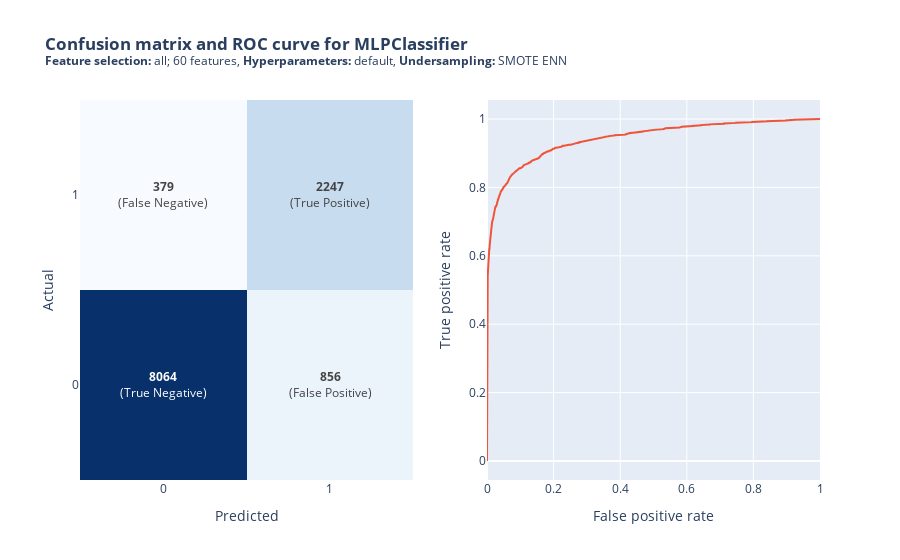

Notebook source saved alongside this figure:
### Code cell
model_scores = run_model(MLPClassifier, model_scores, smote=True)

### Figure 1 — Plotly figure (JSON) as saved in the notebook; plotly's stock layout.template omitted (floating-point values rounded to 4 significant figures; data arrays with more than 128 entries replaced by an {"elided": "..."} marker saying what was removed)
{"data": [{"colorscale": [[0, "rgb(247,251,255)"], [0.125, "rgb(222,235,247)"], [0.25, "rgb(198,219,239)"], [0.375, "rgb(158,202,225)"], [0.5, "rgb(107,174,214)"], [0.625, "rgb(66,146,198)"], [0.75, "rgb(33,113,181)"], [0.875, "rgb(8,81,156)"], [1, "rgb(8,48,107)"]], "showscale": false, "text": [["True Negative", "False Positive"], ["False Negative", "True Positive"]], "texttemplate": "<b>%{z}</b><br>(%{text})", "x": ["0", "1"], "y": ["0", "1"], "z": [[8064, 856], [379, 2247]], "type": "heatmap", "xaxis": "x", "yaxis": "y"}, {"mode": "lines", "name": "ROC curve", "x": {"elided": "1410 float values"}, "y": {"elided": "1410 float values"}, "type": "scatter", "xaxis": "x2", "yaxis": "y2"}], "layout": {"xaxis": {"anchor": "y", "domain": [0, 0.45], "title": {"text": "Predicted"}}, "yaxis": {"anchor": "x", "domain": [0, 1], "title": {"text": "Actual"}}, "xaxis2": {"anchor": "y2", "domain": [0.55, 1], "title": {"text": "False positive rate"}}, "yaxis2": {"anchor": "x2", "domain": [0, 1], "title": {"text": "True positive rate"}}, "title": {"text": "<b>Confusion matrix and ROC curve for MLPClassifier</b><br><sup><b>Feature selection:</b> all; 60 features, <b>Hyperparameters:</b> default, <b>Undersampling:</b> SMOTE ENN</sup>"}}}
